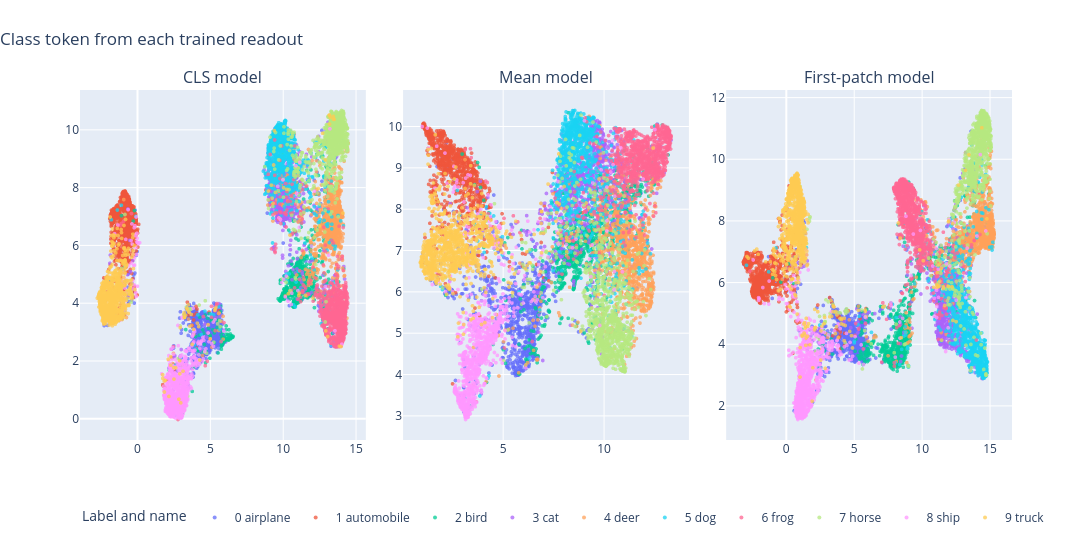

The notebook cell this image was saved under:
### Code cell
readout_names = list(readout_cls)
readout_fig = make_subplots(
    rows=1,
    cols=3,
    subplot_titles=readout_names,
    horizontal_spacing=0.04,
)

for col, name in enumerate(readout_names, start=1):
    frame = pd.DataFrame({
        "umap_1": readout_coords[name][:, 0],
        "umap_2": readout_coords[name][:, 1],
        "label": labels.astype(int),
        "class_name": class_name,
    })
    panel = px.scatter(
        frame,
        x="umap_1",
        y="umap_2",
        color="class_name",
        category_orders={"class_name": class_order},
        color_discrete_sequence=CLASS_COLORS,
        hover_data={"label": True, "class_name": True, "umap_1": ":.2f", "umap_2": ":.2f"},
        labels={"umap_1": "UMAP 1", "umap_2": "UMAP 2", "class_name": "Class"},
    )
    for trace in panel.data:
        trace.legendgroup = trace.name
        trace.showlegend = col == 1
        readout_fig.add_trace(trace, row=1, col=col)

readout_fig.update_traces(marker=dict(size=4, opacity=0.75))
readout_fig.update_layout(
    title=dict(text="Class token from each trained readout", x=0, xanchor="left"),
    legend=dict(title="Label and name", orientation="h", yanchor="top", y=-0.18, x=0),
    width=1400,
    height=560,
    margin=dict(t=90, b=120),
)
readout_fig.show()

### Figure 1 — Plotly figure (JSON) as saved in the notebook; plotly's stock layout.template omitted (floating-point values rounded to 4 significant figures; data arrays with more than 128 entries replaced by an {"elided": "..."} marker saying what was removed)
{"data": [{"customdata": {"elided": "1000x2 mixed values"}, "hovertemplate": "Class=%{customdata[1]}<br>UMAP 1=%{x:.2f}<br>UMAP 2=%{y:.2f}<br>label=%{customdata[0]}<extra></extra>", "legendgroup": "0 airplane", "marker": {"color": "#636EFA", "opacity": 0.75, "size": 4, "symbol": "circle"}, "mode": "markers", "name": "0 airplane", "showlegend": true, "type": "scattergl", "x": {"elided": "1000 float values"}, "xaxis": "x", "y": {"elided": "1000 float values"}, "yaxis": "y"}, {"customdata": {"elided": "1000x2 mixed values"}, "hovertemplate": "Class=%{customdata[1]}<br>UMAP 1=%{x:.2f}<br>UMAP 2=%{y:.2f}<br>label=%{customdata[0]}<extra></extra>", "legendgroup": "1 automobile", "marker": {"color": "#EF553B", "opacity": 0.75, "size": 4, "symbol": "circle"}, "mode": "markers", "name": "1 automobile", "showlegend": true, "type": "scattergl", "x": {"elided": "1000 float values"}, "xaxis": "x", "y": {"elided": "1000 float values"}, "yaxis": "y"}, {"customdata": {"elided": "1000x2 mixed values"}, "hovertemplate": "Class=%{customdata[1]}<br>UMAP 1=%{x:.2f}<br>UMAP 2=%{y:.2f}<br>label=%{customdata[0]}<extra></extra>", "legendgroup": "2 bird", "marker": {"color": "#00CC96", "opacity": 0.75, "size": 4, "symbol": "circle"}, "mode": "markers", "name": "2 bird", "showlegend": true, "type": "scattergl", "x": {"elided": "1000 float values"}, "xaxis": "x", "y": {"elided": "1000 float values"}, "yaxis": "y"}, {"customdata": {"elided": "1000x2 mixed values"}, "hovertemplate": "Class=%{customdata[1]}<br>UMAP 1=%{x:.2f}<br>UMAP 2=%{y:.2f}<br>label=%{customdata[0]}<extra></extra>", "legendgroup": "3 cat", "marker": {"color": "#AB63FA", "opacity": 0.75, "size": 4, "symbol": "circle"}, "mode": "markers", "name": "3 cat", "showlegend": true, "type": "scattergl", "x": {"elided": "1000 float values"}, "xaxis": "x", "y": {"elided": "1000 float values"}, "yaxis": "y"}, {"customdata": {"elided": "1000x2 mixed values"}, "hovertemplate": "Class=%{customdata[1]}<br>UMAP 1=%{x:.2f}<br>UMAP 2=%{y:.2f}<br>label=%{customdata[0]}<extra></extra>", "legendgroup": "4 deer", "marker": {"color": "#FFA15A", "opacity": 0.75, "size": 4, "symbol": "circle"}, "mode": "markers", "name": "4 deer", "showlegend": true, "type": "scattergl", "x": {"elided": "1000 float values"}, "xaxis": "x", "y": {"elided": "1000 float values"}, "yaxis": "y"}, {"customdata": {"elided": "1000x2 mixed values"}, "hovertemplate": "Class=%{customdata[1]}<br>UMAP 1=%{x:.2f}<br>UMAP 2=%{y:.2f}<br>label=%{customdata[0]}<extra></extra>", "legendgroup": "5 dog", "marker": {"color": "#19D3F3", "opacity": 0.75, "size": 4, "symbol": "circle"}, "mode": "markers", "name": "5 dog", "showlegend": true, "type": "scattergl", "x": {"elided": "1000 float values"}, "xaxis": "x", "y": {"elided": "1000 float values"}, "yaxis": "y"}, {"customdata": {"elided": "1000x2 mixed values"}, "hovertemplate": "Class=%{customdata[1]}<br>UMAP 1=%{x:.2f}<br>UMAP 2=%{y:.2f}<br>label=%{customdata[0]}<extra></extra>", "legendgroup": "6 frog", "marker": {"color": "#FF6692", "opacity": 0.75, "size": 4, "symbol": "circle"}, "mode": "markers", "name": "6 frog", "showlegend": true, "type": "scattergl", "x": {"elided": "1000 float values"}, "xaxis": "x", "y": {"elided": "1000 float values"}, "yaxis": "y"}, {"customdata": {"elided": "1000x2 mixed values"}, "hovertemplate": "Class=%{customdata[1]}<br>UMAP 1=%{x:.2f}<br>UMAP 2=%{y:.2f}<br>label=%{customdata[0]}<extra></extra>", "legendgroup": "7 horse", "marker": {"color": "#B6E880", "opacity": 0.75, "size": 4, "symbol": "circle"}, "mode": "markers", "name": "7 horse", "showlegend": true, "type": "scattergl", "x": {"elided": "1000 float values"}, "xaxis": "x", "y": {"elided": "1000 float values"}, "yaxis": "y"}, {"customdata": {"elided": "1000x2 mixed values"}, "hovertemplate": "Class=%{customdata[1]}<br>UMAP 1=%{x:.2f}<br>UMAP 2=%{y:.2f}<br>label=%{customdata[0]}<extra></extra>", "legendgroup": "8 ship", "marker": {"color": "#FF97FF", "opacity": 0.75, "size": 4, "symbol": "circle"}, "mode": "markers", "name": "8 ship", "showlegend": true, "type": "scattergl", "x": {"elided": "1000 float values"}, "xaxis": "x", "y": {"elided": "1000 float values"}, "yaxis": "y"}, {"customdata": {"elided": "1000x2 mixed values"}, "hovertemplate": "Class=%{customdata[1]}<br>UMAP 1=%{x:.2f}<br>UMAP 2=%{y:.2f}<br>label=%{customdata[0]}<extra></extra>", "legendgroup": "9 truck", "marker": {"color": "#FECB52", "opacity": 0.75, "size": 4, "symbol": "circle"}, "mode": "markers", "name": "9 truck", "showlegend": true, "type": "scattergl", "x": {"elided": "1000 float values"}, "xaxis": "x", "y": {"elided": "1000 float values"}, "yaxis": "y"}, {"customdata": {"elided": "1000x2 mixed values"}, "hovertemplate": "Class=%{customdata[1]}<br>UMAP 1=%{x:.2f}<br>UMAP 2=%{y:.2f}<br>label=%{customdata[0]}<extra></extra>", "legendgroup": "0 airplane", "marker": {"color": "#636EFA", "opacity": 0.75, "size": 4, "symbol": "circle"}, "mode": "markers", "name": "0 airplane", "showlegend": false, "type": "scattergl", "x": {"elided": "1000 float values"}, "xaxis": "x2", "y": {"elided": "1000 float values"}, "yaxis": "y2"}, {"customdata": {"elided": "1000x2 mixed values"}, "hovertemplate": "Class=%{customdata[1]}<br>UMAP 1=%{x:.2f}<br>UMAP 2=%{y:.2f}<br>label=%{customdata[0]}<extra></extra>", "legendgroup": "1 automobile", "marker": {"color": "#EF553B", "opacity": 0.75, "size": 4, "symbol": "circle"}, "mode": "markers", "name": "1 automobile", "showlegend": false, "type": "scattergl", "x": {"elided": "1000 float values"}, "xaxis": "x2", "y": {"elided": "1000 float values"}, "yaxis": "y2"}, {"customdata": {"elided": "1000x2 mixed values"}, "hovertemplate": "Class=%{customdata[1]}<br>UMAP 1=%{x:.2f}<br>UMAP 2=%{y:.2f}<br>label=%{customdata[0]}<extra></extra>", "legendgroup": "2 bird", "marker": {"color": "#00CC96", "opacity": 0.75, "size": 4, "symbol": "circle"}, "mode": "markers", "name": "2 bird", "showlegend": false, "type": "scattergl", "x": {"elided": "1000 float values"}, "xaxis": "x2", "y": {"elided": "1000 float values"}, "yaxis": "y2"}, {"customdata": {"elided": "1000x2 mixed values"}, "hovertemplate": "Class=%{customdata[1]}<br>UMAP 1=%{x:.2f}<br>UMAP 2=%{y:.2f}<br>label=%{customdata[0]}<extra></extra>", "legendgroup": "3 cat", "marker": {"color": "#AB63FA", "opacity": 0.75, "size": 4, "symbol": "circle"}, "mode": "markers", "name": "3 cat", "showlegend": false, "type": "scattergl", "x": {"elided": "1000 float values"}, "xaxis": "x2", "y": {"elided": "1000 float values"}, "yaxis": "y2"}, {"customdata": {"elided": "1000x2 mixed values"}, "hovertemplate": "Class=%{customdata[1]}<br>UMAP 1=%{x:.2f}<br>UMAP 2=%{y:.2f}<br>label=%{customdata[0]}<extra></extra>", "legendgroup": "4 deer", "marker": {"color": "#FFA15A", "opacity": 0.75, "size": 4, "symbol": "circle"}, "mode": "markers", "name": "4 deer", "showlegend": false, "type": "scattergl", "x": {"elided": "1000 float values"}, "xaxis": "x2", "y": {"elided": "1000 float values"}, "yaxis": "y2"}, {"customdata": {"elided": "1000x2 mixed values"}, "hovertemplate": "Class=%{customdata[1]}<br>UMAP 1=%{x:.2f}<br>UMAP 2=%{y:.2f}<br>label=%{customdata[0]}<extra></extra>", "legendgroup": "5 dog", "marker": {"color": "#19D3F3", "opacity": 0.75, "size": 4, "symbol": "circle"}, "mode": "markers", "name": "5 dog", "showlegend": false, "type": "scattergl", "x": {"elided": "1000 float values"}, "xaxis": "x2", "y": {"elided": "1000 float values"}, "yaxis": "y2"}, {"customdata": {"elided": "1000x2 mixed values"}, "hovertemplate": "Class=%{customdata[1]}<br>UMAP 1=%{x:.2f}<br>UMAP 2=%{y:.2f}<br>label=%{customdata[0]}<extra></extra>", "legendgroup": "6 frog", "marker": {"color": "#FF6692", "opacity": 0.75, "size": 4, "symbol": "circle"}, "mode": "markers", "name": "6 frog", "showlegend": false, "type": "scattergl", "x": {"elided": "1000 float values"}, "xaxis": "x2", "y": {"elided": "1000 float values"}, "yaxis": "y2"}, {"customdata": {"elided": "1000x2 mixed values"}, "hovertemplate": "Class=%{customdata[1]}<br>UMAP 1=%{x:.2f}<br>UMAP 2=%{y:.2f}<br>label=%{customdata[0]}<extra></extra>", "legendgroup": "7 horse", "marker": {"color": "#B6E880", "opacity": 0.75, "size": 4, "symbol": "circle"}, "mode": "markers", "name": "7 horse", "showlegend": false, "type": "scattergl", "x": {"elided": "1000 float values"}, "xaxis": "x2", "y": {"elided": "1000 float values"}, "yaxis": "y2"}, {"customdata": {"elided": "1000x2 mixed values"}, "hovertemplate": "Class=%{customdata[1]}<br>UMAP 1=%{x:.2f}<br>UMAP 2=%{y:.2f}<br>label=%{customdata[0]}<extra></extra>", "legendgroup": "8 ship", "marker": {"color": "#FF97FF", "opacity": 0.75, "size": 4, "symbol": "circle"}, "mode": "markers", "name": "8 ship", "showlegend": false, "type": "scattergl", "x": {"elided": "1000 float values"}, "xaxis": "x2", "y": {"elided": "1000 float values"}, "yaxis": "y2"}, {"customdata": {"elided": "1000x2 mixed values"}, "hovertemplate": "Class=%{customdata[1]}<br>UMAP 1=%{x:.2f}<br>UMAP 2=%{y:.2f}<br>label=%{customdata[0]}<extra></extra>", "legendgroup": "9 truck", "marker": {"color": "#FECB52", "opacity": 0.75, "size": 4, "symbol": "circle"}, "mode": "markers", "name": "9 truck", "showlegend": false, "type": "scattergl", "x": {"elided": "1000 float values"}, "xaxis": "x2", "y": {"elided": "1000 float values"}, "yaxis": "y2"}, {"customdata": {"elided": "1000x2 mixed values"}, "hovertemplate": "Class=%{customdata[1]}<br>UMAP 1=%{x:.2f}<br>UMAP 2=%{y:.2f}<br>label=%{customdata[0]}<extra></extra>", "legendgroup": "0 airplane", "marker": {"color": "#636EFA", "opacity": 0.75, "size": 4, "symbol": "circle"}, "mode": "markers", "name": "0 airplane", "showlegend": false, "type": "scattergl", "x": {"elided": "1000 float values"}, "xaxis": "x3", "y": {"elided": "1000 float values"}, "yaxis": "y3"}, {"customdata": {"elided": "1000x2 mixed values"}, "hovertemplate": "Class=%{customdata[1]}<br>UMAP 1=%{x:.2f}<br>UMAP 2=%{y:.2f}<br>label=%{customdata[0]}<extra></extra>", "legendgroup": "1 automobile", "marker": {"color": "#EF553B", "opacity": 0.75, "size": 4, "symbol": "circle"}, "mode": "markers", "name": "1 automobile", "showlegend": false, "type": "scattergl", "x": {"elided": "1000 float values"}, "xaxis": "x3", "y": {"elided": "1000 float values"}, "yaxis": "y3"}, {"customdata": {"elided": "1000x2 mixed values"}, "hovertemplate": "Class=%{customdata[1]}<br>UMAP 1=%{x:.2f}<br>UMAP 2=%{y:.2f}<br>label=%{customdata[0]}<extra></extra>", "legendgroup": "2 bird", "marker": {"color": "#00CC96", "opacity": 0.75, "size": 4, "symbol": "circle"}, "mode": "markers", "name": "2 bird", "showlegend": false, "type": "scattergl", "x": {"elided": "1000 float values"}, "xaxis": "x3", "y": {"elided": "1000 float values"}, "yaxis": "y3"}, {"customdata": {"elided": "1000x2 mixed values"}, "hovertemplate": "Class=%{customdata[1]}<br>UMAP 1=%{x:.2f}<br>UMAP 2=%{y:.2f}<br>label=%{customdata[0]}<extra></extra>", "legendgroup": "3 cat", "marker": {"color": "#AB63FA", "opacity": 0.75, "size": 4, "symbol": "circle"}, "mode": "markers", "name": "3 cat", "showlegend": false, "type": "scattergl", "x": {"elided": "1000 float values"}, "xaxis": "x3", "y": {"elided": "1000 float values"}, "yaxis": "y3"}, {"customdata": {"elided": "1000x2 mixed values"}, "hovertemplate": "Class=%{customdata[1]}<br>UMAP 1=%{x:.2f}<br>UMAP 2=%{y:.2f}<br>label=%{customdata[0]}<extra></extra>", "legendgroup": "4 deer", "marker": {"color": "#FFA15A", "opacity": 0.75, "size": 4, "symbol": "circle"}, "mode": "markers", "name": "4 deer", "showlegend": false, "type": "scattergl", "x": {"elided": "1000 float values"}, "xaxis": "x3", "y": {"elided": "1000 float values"}, "yaxis": "y3"}, {"customdata": {"elided": "1000x2 mixed values"}, "hovertemplate": "Class=%{customdata[1]}<br>UMAP 1=%{x:.2f}<br>UMAP 2=%{y:.2f}<br>label=%{customdata[0]}<extra></extra>", "legendgroup": "5 dog", "marker": {"color": "#19D3F3", "opacity": 0.75, "size": 4, "symbol": "circle"}, "mode": "markers", "name": "5 dog", "showlegend": false, "type": "scattergl", "x": {"elided": "1000 float values"}, "xaxis": "x3", "y": {"elided": "1000 float values"}, "yaxis": "y3"}, {"customdata": {"elided": "1000x2 mixed values"}, "hovertemplate": "Class=%{customdata[1]}<br>UMAP 1=%{x:.2f}<br>UMAP 2=%{y:.2f}<br>label=%{customdata[0]}<extra></extra>", "legendgroup": "6 frog", "marker": {"color": "#FF6692", "opacity": 0.75, "size": 4, "symbol": "circle"}, "mode": "markers", "name": "6 frog", "showlegend": false, "type": "scattergl", "x": {"elided": "1000 float values"}, "xaxis": "x3", "y": {"elided": "1000 float values"}, "yaxis": "y3"}, {"customdata": {"elided": "1000x2 mixed values"}, "hovertemplate": "Class=%{customdata[1]}<br>UMAP 1=%{x:.2f}<br>UMAP 2=%{y:.2f}<br>label=%{customdata[0]}<extra></extra>", "legendgroup": "7 horse", "marker": {"color": "#B6E880", "opacity": 0.75, "size": 4, "symbol": "circle"}, "mode": "markers", "name": "7 horse", "showlegend": false, "type": "scattergl", "x": {"elided": "1000 float values"}, "xaxis": "x3", "y": {"elided": "1000 float values"}, "yaxis": "y3"}, {"customdata": {"elided": "1000x2 mixed values"}, "hovertemplate": "Class=%{customdata[1]}<br>UMAP 1=%{x:.2f}<br>UMAP 2=%{y:.2f}<br>label=%{customdata[0]}<extra></extra>", "legendgroup": "8 ship", "marker": {"color": "#FF97FF", "opacity": 0.75, "size": 4, "symbol": "circle"}, "mode": "markers", "name": "8 ship", "showlegend": false, "type": "scattergl", "x": {"elided": "1000 float values"}, "xaxis": "x3", "y": {"elided": "1000 float values"}, "yaxis": "y3"}, {"customdata": {"elided": "1000x2 mixed values"}, "hovertemplate": "Class=%{customdata[1]}<br>UMAP 1=%{x:.2f}<br>UMAP 2=%{y:.2f}<br>label=%{customdata[0]}<extra></extra>", "legendgroup": "9 truck", "marker": {"color": "#FECB52", "opacity": 0.75, "size": 4, "symbol": "circle"}, "mode": "markers", "name": "9 truck", "showlegend": false, "type": "scattergl", "x": {"elided": "1000 float values"}, "xaxis": "x3", "y": {"elided": "1000 float values"}, "yaxis": "y3"}], "layout": {"annotations": [{"font": {"size": 16}, "showarrow": false, "text": "CLS model", "x": 0.1533, "xanchor": "center", "xref": "paper", "y": 1, "yanchor": "bottom", "yref": "paper"}, {"font": {"size": 16}, "showarrow": false, "text": "Mean model", "x": 0.5, "xanchor": "center", "xref": "paper", "y": 1, "yanchor": "bottom", "yref": "paper"}, {"font": {"size": 16}, "showarrow": false, "text": "First-patch model", "x": 0.8467, "xanchor": "center", "xref": "paper", "y": 1, "yanchor": "bottom", "yref": "paper"}], "height": 560, "legend": {"orientation": "h", "title": {"text": "Label and name"}, "x": 0, "y": -0.18, "yanchor": "top"}, "margin": {"b": 120, "t": 90}, "title": {"text": "Class token from each trained readout", "x": 0, "xanchor": "left"}, "width": 1400, "xaxis": {"anchor": "y", "domain": [0, 0.3067]}, "xaxis2": {"anchor": "y2", "domain": [0.3467, 0.6533]}, "xaxis3": {"anchor": "y3", "domain": [0.6933, 1]}, "yaxis": {"anchor": "x", "domain": [0, 1]}, "yaxis2": {"anchor": "x2", "domain": [0, 1]}, "yaxis3": {"anchor": "x3", "domain": [0, 1]}}}
